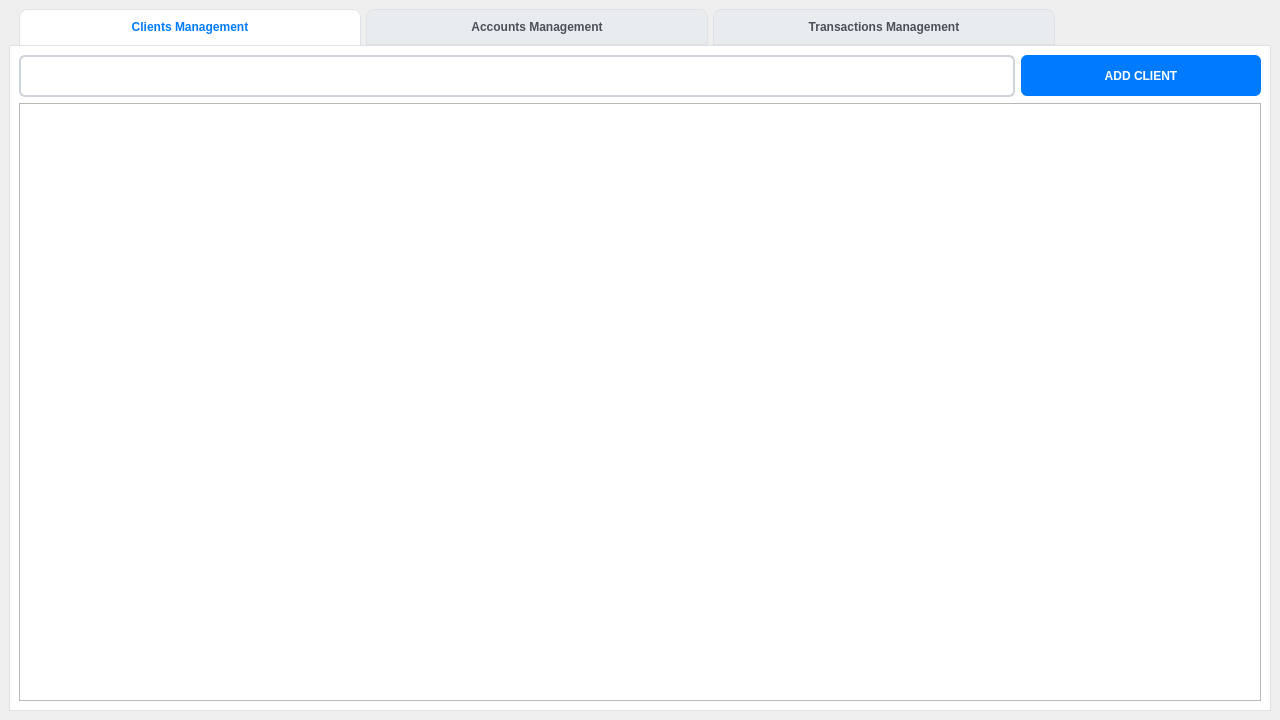
<?xml version="1.0" encoding="UTF-8"?>
<ui version="4.0">
 <class>bank_manager_project</class>
 <widget class="QMainWindow" name="bank_manager_project">
  <property name="geometry">
   <rect>
    <x>0</x>
    <y>0</y>
    <width>1280</width>
    <height>720</height>
   </rect>
  </property>
  <property name="minimumSize">
   <size>
    <width>1280</width>
    <height>720</height>
   </size>
  </property>
  <property name="windowTitle">
   <string>bank_manager_project</string>
  </property>
  <widget class="QWidget" name="centralwidget">
   <property name="minimumSize">
    <size>
     <width>0</width>
     <height>0</height>
    </size>
   </property>
   <property name="styleSheet">
    <string notr="true">QMainWindow {
    background-color: #f8f9fa;
}

QTabWidget::pane {
    border: 1px solid #dee2e6;
    background-color: white;
}

QTabWidget::tab-bar {
    left: 10px;
}

QTabBar::tab {
    background-color: #e9ecef;
    border: 1px solid #dee2e6;
	width: 300px;
    padding: 10px 20px;
    margin-right: 5px;
    border-top-left-radius: 8px;
    border-top-right-radius: 8px;
    font-weight: bold;
    color: #495057;
}

QTabBar::tab:selected {
    background-color: white;
    border-bottom-color: white;
    color: #007bff;
}

QTabBar::tab:hover {
    background-color: #f8f9fa;
}

QGroupBox {
    font-weight: bold;
    border: 2px solid #dee2e6;
    border-radius: 8px;
    margin-top: 10px;
    padding-top: 5px;
    background-color: white;
}

QGroupBox::title {
    subcontrol-origin: margin;
    left: 10px;
    padding: 0 10px 0 10px;
    color: #495057;
}

QPushButton {
    background-color: #007bff;
    border: none;
    color: white;
    padding: 8px 16px;
    border-radius: 6px;
    font-weight: bold;
    min-height: 25px;
}

QPushButton:hover {
    background-color: #0056b3;
}

QPushButton:pressed {
    background-color: #004085;
}

QPushButton#deleteButton {
    background-color: #dc3545;
}

QPushButton#deleteButton:hover {
    background-color: #c82333;
}

QPushButton#refreshButton {
    background-color: #28a745;
}

QPushButton#refreshButton:hover {
    background-color: #218838;
}

QLineEdit, QComboBox, QSpinBox, QDoubleSpinBox, QDateEdit {
    border: 2px solid #ced4da;
    border-radius: 6px;
    padding: 8px;
    background-color: white;
    font-size: 13px;
}

QLineEdit:focus, QComboBox:focus, QSpinBox:focus, QDoubleSpinBox:focus, QDateEdit:focus {
    border-color: #007bff;
    outline: none;
}

QTableWidget {
    gridline-color: #dee2e6;
    background-color: white;
    alternate-background-color: #f8f9fa;
    selection-background-color: #007bff;
    border: 1px solid #dee2e6;
    border-radius: 6px;
}

QTableWidget::item {
    padding: 8px;
    border: none;
}

QTableWidget::item:selected {
    background-color: #007bff;
    color: white;
}

QHeaderView::section {
    background-color: #e9ecef;
    padding: 10px;
    border: none;
    border-right: 1px solid #dee2e6;
    border-bottom: 1px solid #dee2e6;
    font-weight: bold;
    color: #495057;
}

QLabel {
    color: #495057;
    font-weight: bold;
}

QScrollArea {
    border: none;
    background-color: transparent;
}</string>
   </property>
   <layout class="QVBoxLayout" name="verticalLayout">
    <item>
     <widget class="QTabWidget" name="tabWidget">
      <property name="currentIndex">
       <number>0</number>
      </property>
      <property name="usesScrollButtons">
       <bool>false</bool>
      </property>
      <widget class="QWidget" name="ClientManagement">
       <property name="sizePolicy">
        <sizepolicy hsizetype="Expanding" vsizetype="Preferred">
         <horstretch>0</horstretch>
         <verstretch>0</verstretch>
        </sizepolicy>
       </property>
       <property name="minimumSize">
        <size>
         <width>0</width>
         <height>0</height>
        </size>
       </property>
       <property name="cursor">
        <cursorShape>PointingHandCursor</cursorShape>
       </property>
       <attribute name="title">
        <string>Clients Management</string>
       </attribute>
       <layout class="QVBoxLayout" name="verticalLayout_4">
        <item>
         <layout class="QHBoxLayout" name="horizontalLayout_3">
          <item>
           <widget class="QLineEdit" name="clientSearchBar">
            <property name="minimumSize">
             <size>
              <width>0</width>
              <height>42</height>
             </size>
            </property>
           </widget>
          </item>
          <item>
           <widget class="QPushButton" name="clientButton">
            <property name="minimumSize">
             <size>
              <width>240</width>
              <height>41</height>
             </size>
            </property>
            <property name="text">
             <string>ADD CLIENT</string>
            </property>
           </widget>
          </item>
         </layout>
        </item>
        <item>
         <widget class="QTableView" name="clientTable"/>
        </item>
       </layout>
      </widget>
      <widget class="QWidget" name="AccountsManagement">
       <property name="sizePolicy">
        <sizepolicy hsizetype="Expanding" vsizetype="Preferred">
         <horstretch>0</horstretch>
         <verstretch>0</verstretch>
        </sizepolicy>
       </property>
       <property name="minimumSize">
        <size>
         <width>0</width>
         <height>0</height>
        </size>
       </property>
       <property name="cursor">
        <cursorShape>PointingHandCursor</cursorShape>
       </property>
       <attribute name="title">
        <string>Accounts Management</string>
       </attribute>
       <layout class="QVBoxLayout" name="verticalLayout_3" stretch="0,0,0,0">
        <item>
         <widget class="QWidget" name="widget" native="true">
          <property name="minimumSize">
           <size>
            <width>0</width>
            <height>124</height>
           </size>
          </property>
          <layout class="QVBoxLayout" name="verticalLayout_5">
           <item>
            <layout class="QHBoxLayout" name="horizontalLayout_5">
             <item>
              <widget class="QLabel" name="cl_ac_name">
               <property name="text">
                <string>Client Name :</string>
               </property>
              </widget>
             </item>
             <item>
              <widget class="QWidget" name="widget_3" native="true">
               <property name="minimumSize">
                <size>
                 <width>32</width>
                 <height>0</height>
                </size>
               </property>
              </widget>
             </item>
             <item>
              <widget class="QLabel" name="cal_ac_dob">
               <property name="text">
                <string>Client date of birth :</string>
               </property>
              </widget>
             </item>
             <item>
              <spacer name="horizontalSpacer_5">
               <property name="orientation">
                <enum>Qt::Orientation::Horizontal</enum>
               </property>
               <property name="sizeHint" stdset="0">
                <size>
                 <width>40</width>
                 <height>20</height>
                </size>
               </property>
              </spacer>
             </item>
            </layout>
           </item>
           <item>
            <layout class="QHBoxLayout" name="horizontalLayout_7">
             <item>
              <widget class="QLabel" name="cl_ac_phone">
               <property name="text">
                <string>Phone :</string>
               </property>
              </widget>
             </item>
             <item>
              <widget class="QWidget" name="widget_4" native="true">
               <property name="minimumSize">
                <size>
                 <width>32</width>
                 <height>0</height>
                </size>
               </property>
              </widget>
             </item>
             <item>
              <widget class="QLabel" name="cl_ac_mail">
               <property name="text">
                <string>Email :</string>
               </property>
              </widget>
             </item>
             <item>
              <spacer name="horizontalSpacer_6">
               <property name="orientation">
                <enum>Qt::Orientation::Horizontal</enum>
               </property>
               <property name="sizeHint" stdset="0">
                <size>
                 <width>40</width>
                 <height>20</height>
                </size>
               </property>
              </spacer>
             </item>
            </layout>
           </item>
          </layout>
         </widget>
        </item>
        <item>
         <layout class="QHBoxLayout" name="horizontalLayout_4">
          <item>
           <spacer name="horizontalSpacer_2">
            <property name="orientation">
             <enum>Qt::Orientation::Horizontal</enum>
            </property>
            <property name="sizeHint" stdset="0">
             <size>
              <width>40</width>
              <height>20</height>
             </size>
            </property>
           </spacer>
          </item>
          <item>
           <widget class="QLabel" name="label">
            <property name="text">
             <string>set Client ID</string>
            </property>
           </widget>
          </item>
          <item>
           <widget class="QLineEdit" name="client_set_id"/>
          </item>
          <item>
           <widget class="QPushButton" name="client_set_btn">
            <property name="text">
             <string>Search</string>
            </property>
           </widget>
          </item>
          <item>
           <spacer name="horizontalSpacer">
            <property name="orientation">
             <enum>Qt::Orientation::Horizontal</enum>
            </property>
            <property name="sizeHint" stdset="0">
             <size>
              <width>40</width>
              <height>20</height>
             </size>
            </property>
           </spacer>
          </item>
         </layout>
        </item>
        <item>
         <layout class="QHBoxLayout" name="horizontalLayout_2">
          <item>
           <widget class="QLineEdit" name="clientAccountBar">
            <property name="minimumSize">
             <size>
              <width>0</width>
              <height>42</height>
             </size>
            </property>
           </widget>
          </item>
          <item>
           <widget class="QPushButton" name="account_button">
            <property name="minimumSize">
             <size>
              <width>240</width>
              <height>41</height>
             </size>
            </property>
            <property name="text">
             <string>ADD ACCOUNT</string>
            </property>
           </widget>
          </item>
         </layout>
        </item>
        <item>
         <widget class="QTableView" name="accountTable"/>
        </item>
       </layout>
      </widget>
      <widget class="QWidget" name="TransactionsManagement">
       <property name="sizePolicy">
        <sizepolicy hsizetype="Expanding" vsizetype="Preferred">
         <horstretch>0</horstretch>
         <verstretch>0</verstretch>
        </sizepolicy>
       </property>
       <property name="minimumSize">
        <size>
         <width>0</width>
         <height>0</height>
        </size>
       </property>
       <property name="cursor">
        <cursorShape>PointingHandCursor</cursorShape>
       </property>
       <attribute name="title">
        <string>Transactions Management</string>
       </attribute>
       <layout class="QVBoxLayout" name="verticalLayout_2">
        <item>
         <widget class="QWidget" name="widget_2" native="true">
          <property name="minimumSize">
           <size>
            <width>0</width>
            <height>124</height>
           </size>
          </property>
          <layout class="QVBoxLayout" name="verticalLayout_6">
           <item>
            <layout class="QHBoxLayout" name="horizontalLayout_9">
             <item>
              <widget class="QLabel" name="cl_tran_name">
               <property name="text">
                <string>Client Name :</string>
               </property>
              </widget>
             </item>
             <item>
              <widget class="QWidget" name="widget_6" native="true">
               <property name="minimumSize">
                <size>
                 <width>32</width>
                 <height>0</height>
                </size>
               </property>
              </widget>
             </item>
             <item>
              <widget class="QLabel" name="cl_tran_dob">
               <property name="text">
                <string>Client date of birth :</string>
               </property>
              </widget>
             </item>
             <item>
              <spacer name="horizontalSpacer_8">
               <property name="orientation">
                <enum>Qt::Orientation::Horizontal</enum>
               </property>
               <property name="sizeHint" stdset="0">
                <size>
                 <width>40</width>
                 <height>20</height>
                </size>
               </property>
              </spacer>
             </item>
            </layout>
           </item>
           <item>
            <layout class="QHBoxLayout" name="horizontalLayout_8">
             <item>
              <widget class="QLabel" name="cl_tran_phone">
               <property name="text">
                <string>Phone :</string>
               </property>
              </widget>
             </item>
             <item>
              <widget class="QWidget" name="widget_5" native="true">
               <property name="minimumSize">
                <size>
                 <width>32</width>
                 <height>0</height>
                </size>
               </property>
              </widget>
             </item>
             <item>
              <widget class="QLabel" name="cl_tran_mail">
               <property name="text">
                <string>Email :</string>
               </property>
              </widget>
             </item>
             <item>
              <spacer name="horizontalSpacer_7">
               <property name="orientation">
                <enum>Qt::Orientation::Horizontal</enum>
               </property>
               <property name="sizeHint" stdset="0">
                <size>
                 <width>40</width>
                 <height>20</height>
                </size>
               </property>
              </spacer>
             </item>
             <item>
              <widget class="QLabel" name="cl_tran_balance">
               <property name="text">
                <string>Balance :</string>
               </property>
              </widget>
             </item>
             <item>
              <widget class="QWidget" name="widget_7" native="true">
               <property name="minimumSize">
                <size>
                 <width>128</width>
                 <height>0</height>
                </size>
               </property>
              </widget>
             </item>
            </layout>
           </item>
          </layout>
         </widget>
        </item>
        <item>
         <layout class="QHBoxLayout" name="horizontalLayout_6">
          <item>
           <spacer name="horizontalSpacer_4">
            <property name="orientation">
             <enum>Qt::Orientation::Horizontal</enum>
            </property>
            <property name="sizeHint" stdset="0">
             <size>
              <width>40</width>
              <height>20</height>
             </size>
            </property>
           </spacer>
          </item>
          <item>
           <widget class="QLabel" name="label_2">
            <property name="text">
             <string>set Account ID</string>
            </property>
           </widget>
          </item>
          <item>
           <widget class="QLineEdit" name="account_set_id"/>
          </item>
          <item>
           <widget class="QPushButton" name="account_set_btn">
            <property name="text">
             <string>Search</string>
            </property>
           </widget>
          </item>
          <item>
           <spacer name="horizontalSpacer_3">
            <property name="orientation">
             <enum>Qt::Orientation::Horizontal</enum>
            </property>
            <property name="sizeHint" stdset="0">
             <size>
              <width>40</width>
              <height>20</height>
             </size>
            </property>
           </spacer>
          </item>
         </layout>
        </item>
        <item>
         <layout class="QHBoxLayout" name="horizontalLayout">
          <item>
           <widget class="QLineEdit" name="transactionSearchBar">
            <property name="minimumSize">
             <size>
              <width>0</width>
              <height>42</height>
             </size>
            </property>
           </widget>
          </item>
          <item>
           <widget class="QPushButton" name="transactionButton">
            <property name="minimumSize">
             <size>
              <width>240</width>
              <height>41</height>
             </size>
            </property>
            <property name="text">
             <string>ADD TRANSACTION</string>
            </property>
           </widget>
          </item>
         </layout>
        </item>
        <item>
         <widget class="QTableView" name="transactionTable"/>
        </item>
       </layout>
      </widget>
     </widget>
    </item>
   </layout>
  </widget>
 </widget>
 <resources/>
 <connections/>
</ui>
